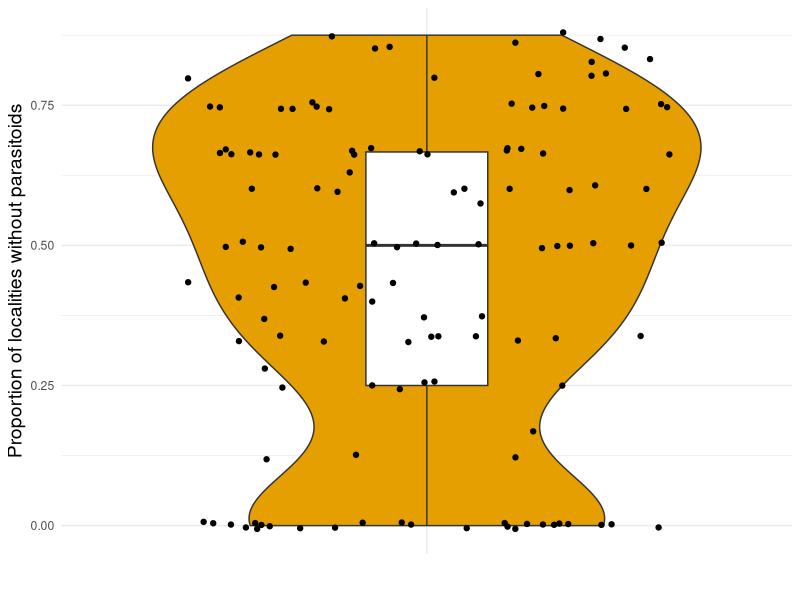
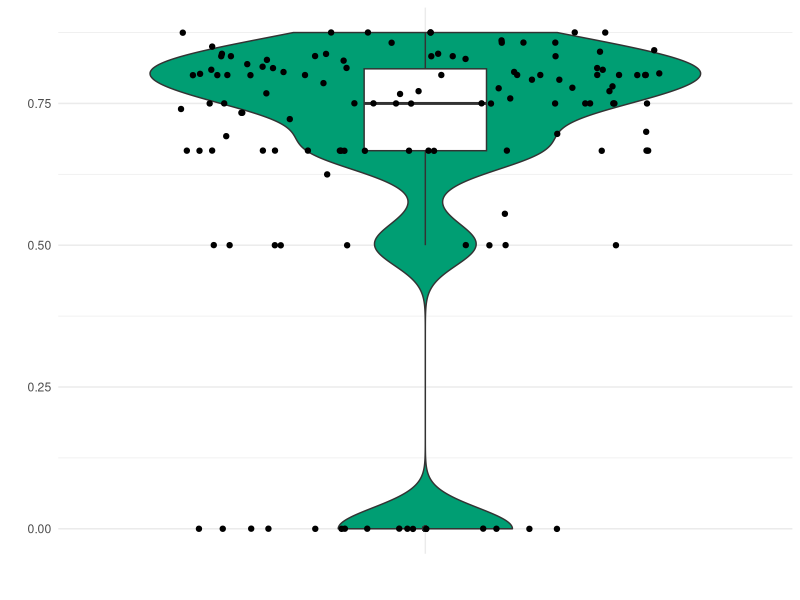
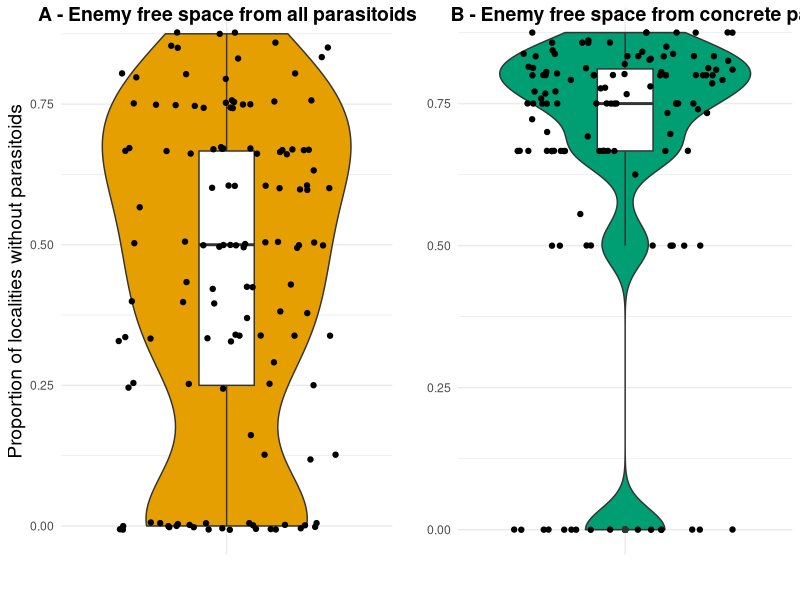

Source code (R) for these figures, in order: (Note: this script raises an error after producing the figures.)
## ---- chunk 1
# Load necessary libraries
library(tidyverse)
library(dplyr)
library(writexl)
library(ggplot2)
library(ggpubr)

#----------------------------------------------------------#
# 1. Load data -----
#----------------------------------------------------------#

data_master <-
  readr::read_delim(
    here::here(
      "DATA/MASTER.csv"
    )
  ) %>%
  tibble::as_tibble()

data_work <- data_master %>% 
    dplyr:: filter(locality != "Ohu2")

#----------------------------------------------------------#
# 2. Data wrangling -----
#----------------------------------------------------------#

#data_work <-
  data_master %>%
  dplyr::select(
    locality,
    plant,
    CAT_sp,
    PAR_sp
  )

#----------------------------------------------------------#
# 2. Table with ENEMY FREE SPACE from original data for each caterpillar species -----
#----------------------------------------------------------#
interaction_summary <- data_work %>%
  dplyr::group_by(CAT_sp, PAR_sp) %>%
  # Total localities where the caterpillar is found
  dplyr::summarize(
    total_localities = dplyr::n_distinct(locality),
    # Localities where the caterpillar is parasitized (PAR_sp is not NA or empty)
    cat_parasitised = dplyr::n_distinct(locality[!is.na(PAR_sp) & PAR_sp != ""]),
    # Localities where the caterpillar is detected but not parasitized
    detected_no_par_localities = dplyr::n_distinct(locality) - dplyr::n_distinct(locality[!is.na(PAR_sp) & PAR_sp != ""]),
    # Localities where the caterpillar is not parasitized (PAR_sp is NA or empty)
    cat_available_without_par = dplyr::n_distinct(locality[is.na(PAR_sp) | PAR_sp == ""]),
    # poměr počet lokalit bez parazitoidů/celkovým počtem lokalit
    EFS_ratio = detected_no_par_localities/total_localities
  ) 

interaction_summary_C <- data_work %>%
  dplyr::group_by(CAT_sp) %>%
  # Total localities where the caterpillar is found
  dplyr::summarize(
    total_localities = dplyr::n_distinct(locality),
    # Localities where the caterpillar is parasitized (PAR_sp is not NA or empty)
    cat_parasitised = dplyr::n_distinct(locality[!is.na(PAR_sp) & PAR_sp != ""]),
    # Localities where the caterpillar is detected but not parasitized
    detected_no_par_localities = dplyr::n_distinct(locality) - dplyr::n_distinct(locality[!is.na(PAR_sp) & PAR_sp != ""]),
    # Localities where the caterpillar is not parasitized (PAR_sp is NA or empty)
    cat_available_without_par = dplyr::n_distinct(locality[is.na(PAR_sp) | PAR_sp == ""]),
    # poměr počet lokalit bez parazitoidů/celkovým počtem lokalit
    EFS_ratio = detected_no_par_localities/total_localities
  ) 



# Caterpillar species without parasitoids in metaweb
tab_EFS_orig <- interaction_summary %>%
  dplyr:: filter(cat_parasitised>0) %>% 
  select(CAT_sp, PAR_sp, total_localities)
 # write_xlsx(tab_EFS_orig, "tab_EFS_orig.xlsx")

# Prepare tables only with caterpillars, which have parasitoid
interaction_summary_A <- data_work %>%
  dplyr::group_by(CAT_sp,PAR_sp) %>%
  # Total localities where the caterpillar is found
  dplyr::summarize(
    total_localities = dplyr::n_distinct(locality),
    # Localities where the caterpillar is parasitized (PAR_sp is not NA or empty)
    cat_parasitised = dplyr::n_distinct(locality[!is.na(PAR_sp) & PAR_sp != ""]),
    # Localities where the caterpillar is detected but not parasitized
    detected_no_par_localities = dplyr::n_distinct(locality) - dplyr::n_distinct(locality[!is.na(PAR_sp) & PAR_sp != ""]),
    # Localities where the caterpillar is not parasitized (PAR_sp is NA or empty)
    cat_available_without_par = dplyr::n_distinct(locality[is.na(PAR_sp) | PAR_sp == ""]),
    # poměr počet lokalit bez parazitoidů/celkovým počtem lokalit
    EFS_ratio = detected_no_par_localities/total_localities
  ) 



# Function to create a table of caterpillar species with and without parasitoids
create_caterpillar_parasitoid_table <- function(data) {
  # Create a summary table
  table <- interaction_summary_A %>%
    group_by(CAT_sp) %>%
    summarize(has_parasitoid = ifelse(any(!is.na(PAR_sp) & PAR_sp != ""), "Yes", "No")) %>%
    arrange(desc(has_parasitoid)) # Sort by whether or not they have a parasitoid
  return(table)
}
caterpillar_parasitoid_table <- create_caterpillar_parasitoid_table(interaction_summary_B)
caterpillar_parasitoid_table <- caterpillar_parasitoid_table  %>% 
  filter(has_parasitoid == "Yes")


data_work_B <- data_work %>% 
  filter(CAT_sp %in% caterpillar_parasitoid_table$CAT_sp[caterpillar_parasitoid_table$has_parasitoid == "Yes"])


########################################################
########################################################
#########################################



interaction_summary_B <- data_work_B %>%
  dplyr::group_by(CAT_sp,PAR_sp) %>%
  # Total localities where the caterpillar is found
  dplyr::summarize(
    total_localities = dplyr::n_distinct(locality),
    # Localities where the caterpillar is parasitized (PAR_sp is not NA or empty)
    cat_parasitised = dplyr::n_distinct(locality[!is.na(PAR_sp) & PAR_sp != ""]),
    # Localities where the caterpillar is detected but not parasitized
    detected_no_par_localities = dplyr::n_distinct(locality) - dplyr::n_distinct(locality[!is.na(PAR_sp) & PAR_sp != ""]),
    # Localities where the caterpillar is not parasitized (PAR_sp is NA or empty)
    cat_available_without_par = dplyr::n_distinct(locality[is.na(PAR_sp) | PAR_sp == ""]),
    # poměr počet lokalit bez parazitoidů/celkovým počtem lokalit
    EFS_ratio = detected_no_par_localities/total_localities
  ) 



Original_data_cat <- data_work_B %>%
  dplyr::group_by(CAT_sp) %>%
  # Total localities where the caterpillar is found
 dplyr::summarize(
     total_localities = dplyr::n_distinct(locality),
     # Localities where the caterpillar is parasitized (PAR_sp is not NA or empty)
     cat_parasitised = dplyr::n_distinct(locality[!is.na(PAR_sp) & PAR_sp != ""]),
     # Localities where the caterpillar is detected but not parasitized
     detected_no_par_localities = dplyr::n_distinct(locality) - dplyr::n_distinct(locality[!is.na(PAR_sp) & PAR_sp != ""]),
     # Localities where the caterpillar is not parasitized (PAR_sp is NA or empty)
     cat_available_without_par = dplyr::n_distinct(locality[is.na(PAR_sp) | PAR_sp == ""]),
     # poměr počet lokalit bez parazitoidů/celkovým počtem lokalit
     EFS_ratio = detected_no_par_localities/total_localities
   ) 

# table with information about EFS for each caterpillar species
tab_CAT <- Original_data_cat %>% 
  select(CAT_sp, total_localities,detected_no_par_localities, EFS_ratio)

# table with information about EFS for each caterpillar AND parasitoid species
tab_PAR <- interaction_summary_B %>% 
  select(CAT_sp, PAR_sp, total_localities) %>% 
  dplyr::rename(loc_par = total_localities)

# table with information about EFS for each caterpillar AND parasitoid species, caterpillars without parasitoids are removed from this table
tab_merged <-tab_CAT %>% 
  dplyr::left_join(
    tab_PAR,
    by = "CAT_sp"
  ) %>% 
  dplyr:: mutate(EFS_par = (total_localities - loc_par) / total_localities) %>% 
  dplyr:: filter(!is.na(PAR_sp))

  
# table with means from tab_merged

tab_mean_EFS <- tab_merged %>%
  dplyr::group_by(CAT_sp) %>% 
  dplyr:: summarise(
    EFS_cat_mean = mean(EFS_ratio, na.rm = TRUE),
    EFS_par_mean = mean(EFS_par, na.rm = TRUE))



summary_long_EFS <-
  tab_mean_EFS %>%
  tidyr::pivot_longer(
    cols = c(EFS_cat_mean, EFS_par_mean),
    names_to = "group",
    values_to = "mean_localities"
  )

A_EFS <- summary_long_EFS %>% 
  dplyr:: filter(group== "EFS_cat_mean")
B_EFS <- summary_long_EFS %>% 
  dplyr:: filter(group== "EFS_par_mean")


EFS_A <-
  ggplot(A_EFS, aes(x = group, y = mean_localities, fill = group)) +
  geom_violin() +
  geom_boxplot(width = 0.2, fill = "white") +
  geom_jitter() +
  scale_fill_manual(values = c( "#E69F00")) +
  scale_x_discrete(labels = c("")) + # Colorblind-friendly colors
  labs(
    x = "",
    y = "Proportion of localities without parasitoids",
    title = ""
  +
  coord_cartesian(ylim = c(0, 1)) ) +
  theme_minimal() +
  theme(legend.position = "none", axis.text.x = element_text(color = "black"),
        axis.title.y = element_text(size = 14)) ;EFS_A

EFS_B <-
  ggplot(B_EFS, aes(x = group, y = mean_localities, fill = group)) +
  geom_violin() +
  geom_boxplot(width = 0.2, fill = "white") +
  geom_jitter() +
  scale_fill_manual(values = c( "#009E73")) +
  scale_x_discrete(labels = c("")) +
  labs(
    x = "",
    y = "",
    title = ""
  +
  coord_cartesian(ylim = c(0, 1)) ) +
  theme_minimal() +
  theme(legend.position = "none",axis.text.x = element_text(color = "black")) ;EFS_B

EFS_combined_plot <- ggarrange(
  ggarrange(
    EFS_A, EFS_B, 
    ncol = 2, 
    labels = c("A - Enemy free space from all parasitoids", 
               "B - Enemy free space from concrete parasitoid species"),
    hjust = -0.1  # Záporná hodnota zarovná text více vlevo
  )
)

EFS_combined_plot
ggplot2::ggsave(
  plot = EFS_combined_plot,
  filename = here::here("output", "EFS_means.png"),
  bg = "white"
)

 


EFS_mean <- Original_data_cat %>%
dplyr::summarise(
    prumer = mean(EFS_ratio, na.rm = TRUE)); EFS_mean

EFS_mean_par <- tab_mean_EFS %>%
dplyr::summarise(
    prumer = mean(EFS_par_mean, na.rm = TRUE)); EFS_mean_par


EFS_median <- Original_data_cat %>%
dplyr::summarise(
    median = median(EFS_ratio, na.rm = TRUE));EFS_median
